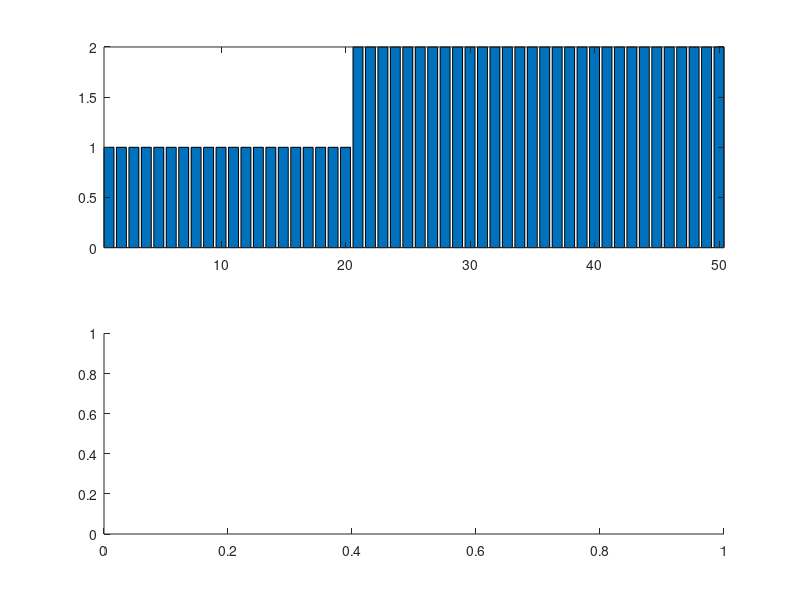

The MATLAB script that drew this image: (Note: this script raises an error after producing the figure.)
%% 데이터 불러오기
clear; close all; clc;

load fisheriris;
%% 각 종을 숫자로 표현 1: versicolor, 2: virginica
spcs2num = [];
for k=1:1:length(species)
    if strcmp(species(k), 'versicolor') == 1
        spcs2num(k,1) = 1;
    elseif strcmp(species(k), 'virginica') == 1
        spcs2num(k,1) = 2;
    end
end
%% 학습데이터와 평가데이터 나누기
% 오늘은 두개의 그룹만 나눠봅시다 versicolor vs. virginica
% 오늘은 편의상 아래와 같이 나누겠음
% 1~50: setosa, 51~100: versicolor, 101~150: virginica
% 학습데이터. 71~100: versicolor, 121~150: virginica 총 60개
% 평가데이터. 51~70: versicolor, 101~120: virginica 총 40개

% 일단, 사용할 특징은 sepal length와 width = 1열과 2열
tr_id = [71:1:100 121:1:150];
Training_data = meas(tr_id, 1:2);
Training_label = spcs2num(tr_id,:);

ts_id = [51:1:70 121:1:150];
Test_data = meas(ts_id, 1:2);
Test_label = spcs2num(ts_id,:);

%% 매트랩 내부 함수를 이용한 KNN 모델 만들기 (학습: 결정해야 할 것: k, 거리를 어떤 방법으로 할지)
k = 3; % 인접한 이웃 3개를 보겠다.
mdl = fitcknn(Training_data, Training_label, 'NumNeighbors', k, 'Distance','euclidean');
% mdl = fitcknn(Training_data, Training_label, 'NumNeighbors', k); % knn에서 거리를 계산하는 default 방법은 유클리디안 이므로, 이렇게 작성해도 됨

% 2줄이면 끝!!

%% 평가해보기 # 1
% test의 첫번째 데이터를 넣어보자
result = predict(mdl, Test_data(1,:))

%% 평가해보기 # 2: 한번에 다해보기
result = predict(mdl, Test_data)

%% 그려보기
figure;
subplot(211); bar(Test_label); axis tight;
subplot(212); bar(result); axis tight;

figure;
subplot(311); bar(Test_label); axis tight;
subplot(312); bar(result); axis tight;
subplot(313); bar(Test_label- result); axis tight;
